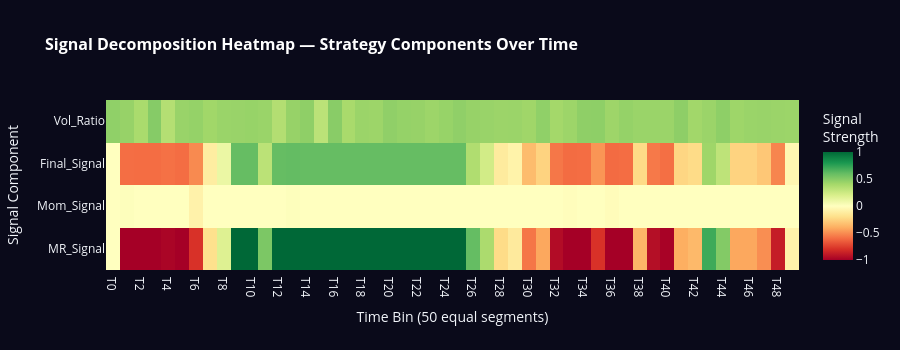

Notebook source saved alongside this figure:
### Code cell
# ═══════════════════════════════════════════════════════
#  CHART 7 — SIGNAL DECOMPOSITION (Heatmap)
# ═══════════════════════════════════════════════════════

# Pivot: signal strength over time bins
df['time_bin'] = pd.cut(range(len(df)), bins=50, labels=False)
pivot = df.groupby('time_bin').agg(
    MR_Signal=('signal_mr', 'mean'),
    Mom_Signal=('signal_mom', 'mean'),
    Final_Signal=('signal_raw', 'mean'),
    Vol_Ratio=('vol_ratio', 'mean')
).T

fig7 = go.Figure(data=go.Heatmap(
    z=pivot.values,
    x=[f'T{i}' for i in range(pivot.shape[1])],
    y=pivot.index.tolist(),
    colorscale='RdYlGn',
    zmid=0,
    colorbar=dict(title='Signal<br>Strength'),
    hovertemplate='%{y}<br>Bin %{x}<br>Value: %{z:.3f}<extra></extra>'
))

fig7.update_layout(
    title=dict(text='<b>Signal Decomposition Heatmap — Strategy Components Over Time</b>',
               font=dict(size=16, color='white')),
    template='plotly_dark',
    xaxis_title='Time Bin (50 equal segments)',
    yaxis_title='Signal Component',
    height=350,
    paper_bgcolor='#0a0a1a'
)
fig7.show()

### Figure 1 — Plotly figure (JSON) as saved in the notebook; plotly's stock layout.template omitted (floating-point values rounded to 4 significant figures; data arrays with more than 128 entries replaced by an {"elided": "..."} marker saying what was removed)
{"data": [{"colorbar": {"title": {"text": "Signal<br>Strength"}}, "colorscale": [[0, "rgb(165,0,38)"], [0.1, "rgb(215,48,39)"], [0.2, "rgb(244,109,67)"], [0.3, "rgb(253,174,97)"], [0.4, "rgb(254,224,139)"], [0.5, "rgb(255,255,191)"], [0.6, "rgb(217,239,139)"], [0.7, "rgb(166,217,106)"], [0.8, "rgb(102,189,99)"], [0.9, "rgb(26,152,80)"], [1, "rgb(0,104,55)"]], "hovertemplate": "%{y}<br>Bin %{x}<br>Value: %{z:.3f}<extra></extra>", "type": "heatmap", "x": ["T0", "T1", "T2", "T3", "T4", "T5", "T6", "T7", "T8", "T9", "T10", "T11", "T12", "T13", "T14", "T15", "T16", "T17", "T18", "T19", "T20", "T21", "T22", "T23", "T24", "T25", "T26", "T27", "T28", "T29", "T30", "T31", "T32", "T33", "T34", "T35", "T36", "T37", "T38", "T39", "T40", "T41", "T42", "T43", "T44", "T45", "T46", "T47", "T48", "T49"], "y": ["MR_Signal", "Mom_Signal", "Final_Signal", "Vol_Ratio"], "z": {"elided": "4x50 float values"}, "zmid": 0}], "layout": {"height": 350, "paper_bgcolor": "#0a0a1a", "title": {"font": {"color": "white", "size": 16}, "text": "<b>Signal Decomposition Heatmap — Strategy Components Over Time</b>"}, "xaxis": {"title": {"text": "Time Bin (50 equal segments)"}}, "yaxis": {"title": {"text": "Signal Component"}}}}
